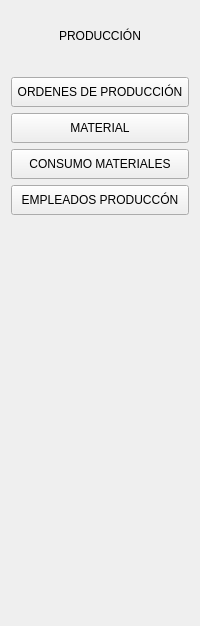
               <widget class="QWidget" name="page_produccion">
                <layout class="QVBoxLayout" name="verticalLayout_8">
                 <item>
                  <widget class="QLabel" name="label_5">
                   <property name="minimumSize">
                    <size>
                     <width>100</width>
                     <height>50</height>
                    </size>
                   </property>
                   <property name="maximumSize">
                    <size>
                     <width>16777215</width>
                     <height>50</height>
                    </size>
                   </property>
                   <property name="text">
                    <string>PRODUCCIÓN</string>
                   </property>
                   <property name="alignment">
                    <set>Qt::AlignCenter</set>
                   </property>
                  </widget>
                 </item>
                 <item>
                  <spacer name="verticalSpacer_8">
                   <property name="orientation">
                    <enum>Qt::Vertical</enum>
                   </property>
                   <property name="sizeType">
                    <enum>QSizePolicy::Maximum</enum>
                   </property>
                   <property name="sizeHint" stdset="0">
                    <size>
                     <width>20</width>
                     <height>10</height>
                    </size>
                   </property>
                  </spacer>
                 </item>
                 <item>
                  <widget class="QPushButton" name="bt_ordenesp">
                   <property name="minimumSize">
                    <size>
                     <width>120</width>
                     <height>30</height>
                    </size>
                   </property>
                   <property name="text">
                    <string>ORDENES DE PRODUCCIÓN</string>
                   </property>
                  </widget>
                 </item>
                 <item>
                  <widget class="QPushButton" name="bt_material">
                   <property name="minimumSize">
                    <size>
                     <width>120</width>
                     <height>30</height>
                    </size>
                   </property>
                   <property name="text">
                    <string>MATERIAL</string>
                   </property>
                  </widget>
                 </item>
                 <item>
                  <widget class="QPushButton" name="bt_consumo">
                   <property name="minimumSize">
                    <size>
                     <width>120</width>
                     <height>30</height>
                    </size>
                   </property>
                   <property name="text">
                    <string>CONSUMO MATERIALES</string>
                   </property>
                  </widget>
                 </item>
                 <item>
                  <widget class="QPushButton" name="bt_empleadosprod">
                   <property name="minimumSize">
                    <size>
                     <width>120</width>
                     <height>30</height>
                    </size>
                   </property>
                   <property name="text">
                    <string>EMPLEADOS PRODUCCÓN</string>
                   </property>
                  </widget>
                 </item>
                 <item>
                  <spacer name="verticalSpacer_7">
                   <property name="orientation">
                    <enum>Qt::Vertical</enum>
                   </property>
                   <property name="sizeHint" stdset="0">
                    <size>
                     <width>20</width>
                     <height>400</height>
                    </size>
                   </property>
                  </spacer>
                 </item>
                </layout>
               </widget>
